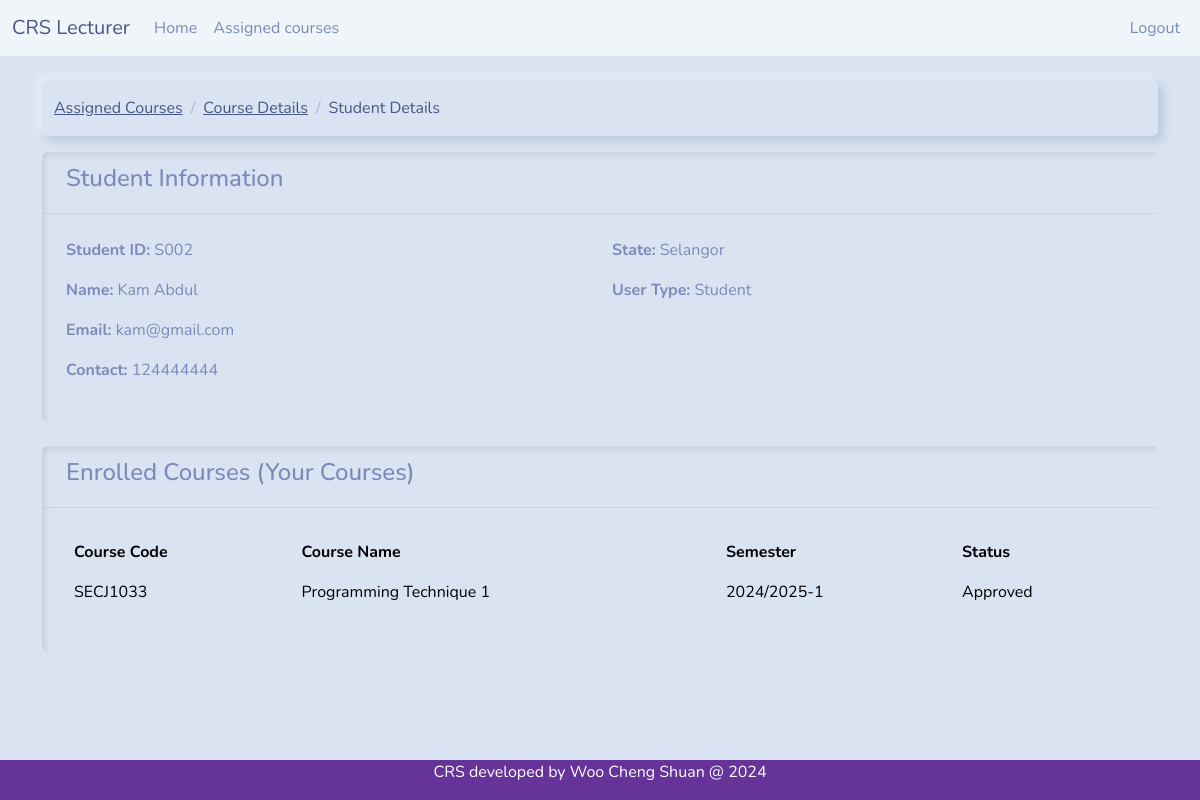
/student_details.php?id=S002 (signed in), run on the app's committed database.
### tables this page shows
CREATE TABLE `tb_user` (
  `u_sno` varchar(10) NOT NULL,
  `u_pwd` varchar(255) DEFAULT NULL,
  `u_name` varchar(50) NOT NULL,
  `u_contact` varchar(20) DEFAULT NULL,
  `u_state` varchar(20) NOT NULL,
  `u_req` timestamp NULL DEFAULT NULL,
  `u_email` varchar(30) NOT NULL,
  `u_utype` int(11) NOT NULL,
  `session_id` varchar(255) DEFAULT NULL,
  `last_activity` datetime DEFAULT NULL
);

CREATE TABLE `tb_registration` (
  `r_tid` int(11) NOT NULL COMMENT 'This is the transaction ID',
  `r_student` varchar(10) NOT NULL,
  `r_course` varchar(10) NOT NULL,
  `r_section` int(11) NOT NULL,
  `r_sem` varchar(11) NOT NULL,
  `r_status` int(11) NOT NULL
);

CREATE TABLE `tb_course` (
  `c_code` varchar(10) NOT NULL,
  `c_name` varchar(30) NOT NULL,
  `c_credit` int(11) NOT NULL,
  `c_lec` varchar(10) NOT NULL,
  `c_maxstudent` int(11) NOT NULL,
  `c_sem` varchar(20) NOT NULL
);

CREATE TABLE `tb_regstatus` (
  `s_id` int(11) NOT NULL,
  `s_desc` varchar(20) NOT NULL
);

### student_details.php (the view, shortened to what this page needs)
<?php
include 'headerlec.php';
include 'dbconnect.php';
$lecturer_id = $_SESSION['u_sno'];
$student_id = mysqli_real_escape_string($con, $_GET['id']);
$sql = "SELECT u.u_sno, u.u_name, u.u_email, u.u_contact, u.u_state, u.u_utype
        FROM tb_user u
        WHERE u.u_sno = '$student_id'";
$result = mysqli_query($con, $sql);
$student = mysqli_fetch_assoc($result);
$sql = "SELECT c.c_code, c.c_name, r.r_sem, rs.s_desc as status_desc
        FROM tb_registration r
        JOIN tb_course c ON r.r_course = c.c_code
        JOIN tb_regstatus rs ON r.r_status = rs.s_id
        JOIN tb_section s ON r.r_section = s.s_id
        WHERE r.r_student = '$student_id'
        AND s.s_lecturer = '$lecturer_id'
        ORDER BY r.r_sem DESC";
$courses = mysqli_query($con, $sql);
?>
<div class="container mt-4">
    <nav aria-label="breadcrumb">
        <ol class="breadcrumb">
            <li class="breadcrumb-item"><a href="assignedcourse.php">Assigned Courses</a></li>
            <li class="breadcrumb-item"><a href="javascript:history.back()">Course Details</a></li>
            <li class="breadcrumb-item active" aria-current="page">Student Details</li>
        </ol>
    </nav>
    <div class="card mb-4">
        <div class="card-header">
            <h4>Student Information</h4>
        </div>
        <div class="card-body">
            <div class="row">
                <div class="col-md-6">
                    <p><strong>Student ID:</strong> <?php echo htmlspecialchars($student['u_sno']); ?></p>
                    <p><strong>Name:</strong> <?php echo htmlspecialchars($student['u_name']); ?></p>
                    <p><strong>Email:</strong> <?php echo htmlspecialchars($student['u_email']); ?></p>
                    <p><strong>Contact:</strong> <?php echo htmlspecialchars($student['u_contact']); ?></p>
                </div>
                <div class="col-md-6">
                    <p><strong>State:</strong> <?php echo htmlspecialchars($student['u_state']); ?></p>
                    <p><strong>User Type:</strong> <?php echo ($student['u_utype'] == 2 ? 'Student' : ''); ?></p>
                </div>
            </div>
        </div>
    </div>
    <div class="card mb-4">
        <div class="card-header">
            <h4>Enrolled Courses (Your Courses)</h4>
        </div>
        <div class="card-body">
            <div class="table-responsive">
                <table class="table table-hover">
                    <thead>
                        <tr>
                            <th>Course Code</th>
                            <th>Course Name</th>
                            <th>Semester</th>
                            <th>Status</th>
                        </tr>
                    </thead>
                    <tbody>
                        <?php
                        while($course = mysqli_fetch_array($courses)) {
                            echo "<tr>";
                            echo "<td>".htmlspecialchars($course['c_code'])."</td>";
                            echo "<td>".htmlspecialchars($course['c_name'])."</td>";
                            echo "<td>".htmlspecialchars($course['r_sem'])."</td>";
                            echo "<td>".htmlspecialchars($course['status_desc'])."</td>";
                            echo "</tr>";
                        }
                        ?>
                    </tbody>
                </table>
            </div>
        </div>
    </div>
</div>
<?php include 'footer.php'; ?>

### data on the page
tb_user: u_sno "S002", u_name "Kam Abdul", u_email "kam@gmail.com", u_contact "124444444", u_state "Selangor"
tb_registration: r_course.c_code "SECJ1033", r_course.c_name "Programming Technique 1", r_sem "2024/2025-1", r_status.s_desc "Approved"
